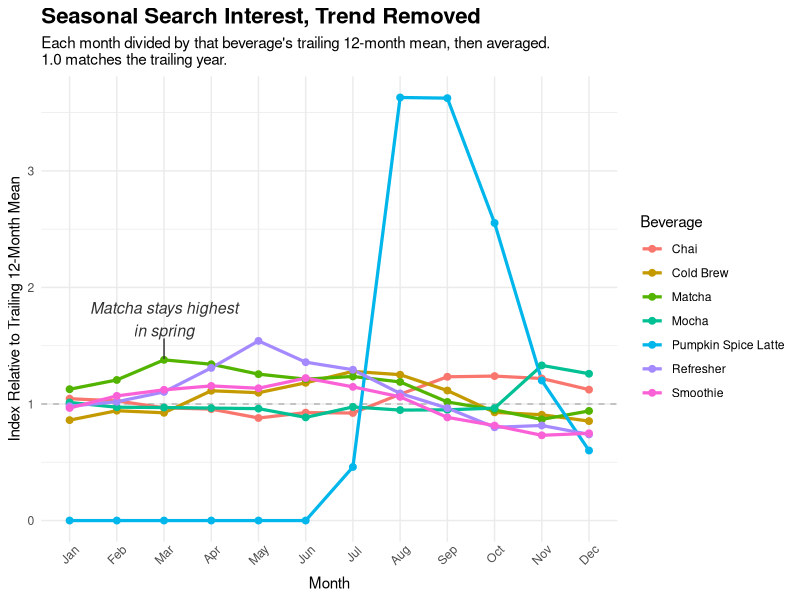
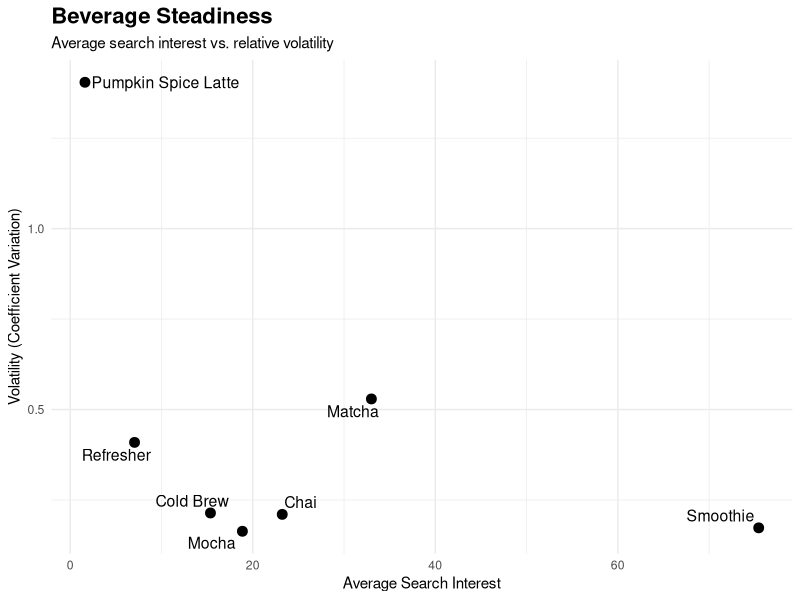
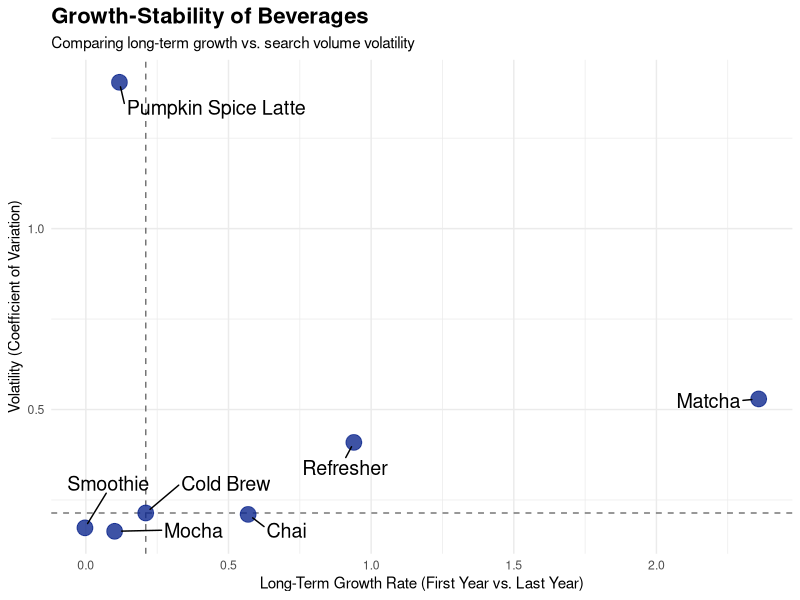

Source code (R) for these figures, in order:
library(tidyverse)
library(dplyr)
library(skimr)
library(ggplot2)
library(zoo)
library(lubridate)
library(scales)
library(ggrepel)

df <- read_csv("data/clean/clean_time_series_US_6.csv")

# Convert to tidy format
tidy_df1 <- df |>
  pivot_longer(
    cols = c(matcha, chai, cold_brew, mocha, refresher, psl, smoothie),
    names_to = "keyword",
    values_to = "interest"
  )

# Rename keywords values
tidy_df1 <- tidy_df1 |>
  mutate(
    keyword = recode(
      keyword,
      matcha = "Matcha",
      chai = "Chai",
      cold_brew = "Cold Brew",
      mocha = "Mocha",
      refresher = "Refresher",
      psl = "Pumpkin Spice Latte",
      smoothie = "Smoothie"
    )
  )


#====================================
# Growth rate average stat:
# Calculate the rolling 12-month interest for each drink(keyword) for 2021 and 2026.
# Then calculate the growth in percentage from the first year to the most 
# recent year.
#====================================
growth_stats <- tidy_df1 |>
  arrange(keyword, time) |>
  group_by(keyword) |>
  
  # Get the yearly average for first and last year
  summarise(
    first_year = mean(head(interest, 12), na.rm = TRUE),
    last_year = mean(tail(interest, 12), na.rm = TRUE)
    ,
    pct_growth = if_else(
      first_year > 0,
      ((last_year - first_year) / first_year) * 100,
      NA_real_
    )
  ) |>
  # Arrange in descending order 
  arrange(desc(pct_growth))

growth_stats


#====================================
# Detrended monthly pattern
# Divide each month by that keyword's trailing 12-month mean,
# then average the ratio by calendar month.
#====================================
seasonal <- tidy_df1 |>
  arrange(keyword, time) |>
  group_by(keyword) |>
  mutate(
    ttm = zoo::rollmean(interest, k = 12, align = "right", fill = NA),
    ratio = if_else(ttm > 0, interest / ttm, NA_real_),
    month = month(time, label = TRUE, abbr = TRUE)
  ) |>
  filter(!is.na(ratio)) |>
  group_by(keyword, month) |>
  summarise(avg_ratio = mean(ratio), .groups = "drop")

# Data point for the label. March is matcha's detrended peak.
label_data <- seasonal |>
  filter(keyword == "Matcha", month == "Mar")

ggplot(seasonal, aes(x = month, y = avg_ratio, color = keyword, group = keyword)) +
  geom_hline(yintercept = 1, linetype = "dashed", color = "gray70") +
  geom_line(linewidth = 1.1) +
  geom_point(size = 2) +
  labs(
    title = "Seasonal Search Interest, Trend Removed",
    subtitle = "Each month divided by that beverage's trailing 12-month mean, then averaged.\n1.0 matches the trailing year.",
    x = "Month",
    y = "Index Relative to Trailing 12-Month Mean",
    color = "Beverage"
  ) +
  geom_text_repel(
    data = label_data,
    aes(label = "Matcha stays highest\nin spring"),
    nudge_y = 0.35,
    color = "gray20",
    size = 4,
    fontface = "italic",
    box.padding = 0.5
  ) +
  theme_minimal() +
  theme(
    plot.title = element_text(face = "bold", size = 16),
    axis.text.x = element_text(angle = 45, hjust = 0.7)
  )


#====================================
# Average Interest vs Volatility Scatter plot
#====================================
cv <- tidy_df1 |>
  group_by(keyword) |>
  # Get the average, standard deviation, and coefficient variance of search interest 
  summarise(
    mean_interest = mean(interest, na.rm = TRUE),
    sd_interest = sd(interest, na.rm = TRUE),
    cv_interest = sd_interest / mean_interest,
    .groups = "drop"
  )

ggplot(cv, aes(x = mean_interest, y = cv_interest, label = keyword)) +
  geom_point(size = 3) +
  geom_text_repel(size = 4) +
  labs(
    title = "Beverage Steadiness",
    subtitle = "Average search interest vs. relative volatility",
    x = "Average Search Interest",
    y = "Volatility (Coefficient Variation)"
  ) +
  theme_minimal() + 
  theme(plot.title = element_text(face = "bold", size = 16))


#====================================
# Growth stability matrix
#====================================
# Calculate growth and volaility 
matrix_info <- tidy_df1 |>
  group_by(keyword) |>
  summarise(
    volatility = sd(interest, na.rm = TRUE) / mean(interest, na.rm = TRUE),
    
    # Compare the last 12 months of data to the first 12 months
    first_year_avg = mean(head(interest, 12), na.rm = TRUE),
    last_year_avg = mean(tail(interest, 12), na.rm = TRUE),
    growth_rate = (last_year_avg - first_year_avg) / first_year_avg,
    .groups = 'drop'
  )

# Calculate median 
median_growth <- median(matrix_info$growth_rate, na.rm = TRUE)
median_volatility <- median(matrix_info$volatility, na.rm = TRUE)

# Matrix plot
ggplot(matrix_info, aes(x = growth_rate, y = volatility, label = keyword)) +
  # Quadrant Lines
  geom_hline(yintercept = median_volatility, linetype = "dashed", color = "gray45") +
  geom_vline(xintercept = median_growth, linetype = "dashed", color = "gray45") +
  
  geom_point(size = 5, color = "#0e288e", alpha = 0.8) +
  geom_text_repel(size = 5, point.padding = 0.5, box.padding = 0.8, min.segment.length = 0) + 
  
  labs(
    title = "Growth-Stability of Beverages",
    subtitle = "Comparing long-term growth vs. search volume volatility",
    x = "Long-Term Growth Rate (First Year vs. Last Year)",
    y = "Volatility (Coefficient of Variation)"
  ) +
  theme_minimal() +
  theme(plot.title = element_text(face = "bold", size = 16))
